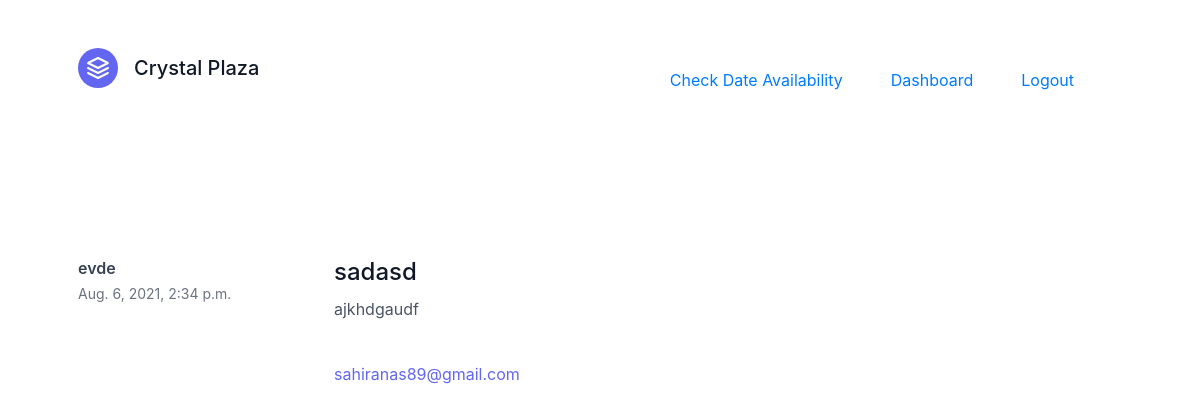
The app's page /allmessages/ (signed in) with its own data.
### home/models.py (models this page shows, shortened)
class Allmessages(models.Model):
    name=models.CharField(max_length=50,null=True,blank=True)
    email=models.CharField(max_length=50,null=True,blank=True)
    subject=models.CharField(max_length=70,null=True,blank=True)
    message=models.TextField(max_length=1000,null=True,blank=True)
    date=models.DateTimeField(auto_now_add=True)

### allmessages/views.py (the view)
# urls.py: path("",views.allmessages,name='allmessages'),
def allmessages(request):
    messages=Allmessages.objects.all()
    context={'messages':messages
        }
    return render(request,'allmessages/allmessages.html',context)

### allmessages/templates/allmessages/allmessages.html (shortened to what this page needs)
<!DOCTYPE html>
<html lang="en">
<head>
    <link href="https://unpkg.com/tailwindcss@^2/dist/tailwind.min.css" rel="stylesheet">
</head>
<body>
  {% extends "booking/base.html" %}
  {% block contain %}
  <header class="text-gray-600 body-font">
    <div class="container mx-auto flex flex-wrap p-5 flex-col md:flex-row items-center">
      <a class="flex title-font font-medium items-center text-gray-900 mb-4 md:mb-0">
        <svg xmlns="http://www.w3.org/2000/svg" fill="none" stroke="currentColor" stroke-linecap="round" stroke-linejoin="round" stroke-width="2" class="w-10 h-10 text-white p-2 bg-indigo-500 rounded-full" viewBox="0 0 24 24">
          <path d="M12 2L2 7l10 5 10-5-10-5zM2 17l10 5 10-5M2 12l10 5 10-5"></path>
        </svg>
        <span class="ml-3 text-xl">Crystal Plaza</span>
      </a>
      <nav class="md:ml-auto flex flex-wrap items-center text-base justify-center">
        <a class="mr-5 hover:text-gray-900" href="/#testimonials">Check Date Availability</a>
        <a class="mr-5 hover:text-gray-900" href="{% url 'userdata:dashboard' %}">Dashboard</a>
        {% if user.is_authenticated %}
        <a class="mr-5 hover:text-gray-900" href="{% url 'userdata:logout' %}">Logout</a>
        {% else %}
        <a class="mr-5 hover:text-gray-900" href="{% url 'userdata:login' %}">Login</a>
        {% endif %}
      </nav>
    </div>
  </header>
  {% if user.is_authenticated %}
      <section class="text-gray-600 body-font overflow-hidden">
        <div class="container px-5 py-24 mx-auto">
          <div class="-my-8 divide-y-2 divide-gray-100">
{% for each_message  in messages  %}
            <div class="py-8 flex flex-wrap md:flex-nowrap">
              <div class="md:w-64 md:mb-0 mb-6 flex-shrink-0 flex flex-col">
                <span class="font-semibold title-font text-gray-700">{{each_message.name}}</span>
                <span class="mt-1 text-gray-500 text-sm">{{each_message.date}}</span>
              </div>
              <div class="md:flex-grow">
                <h2 class="text-2xl font-medium text-gray-900 title-font mb-2">{{each_message.subject}}</h2>
                <p class="leading-relaxed">{{each_message.message}}</p>
                <a class="text-indigo-500 inline-flex items-center mt-4">{{each_message.email}}
                </a>
              </div>
            </div>
            {% endfor %}
          </div>
        </div>
      </section>
      {% endif %}
      {% endblock contain %}

### records on screen
Allmessages: name "evde", date "Aug. 6, 2021, 2:34 p.m.", subject "sadasd", message "ajkhdgaudf", email "sahiranas89@gmail.com"
